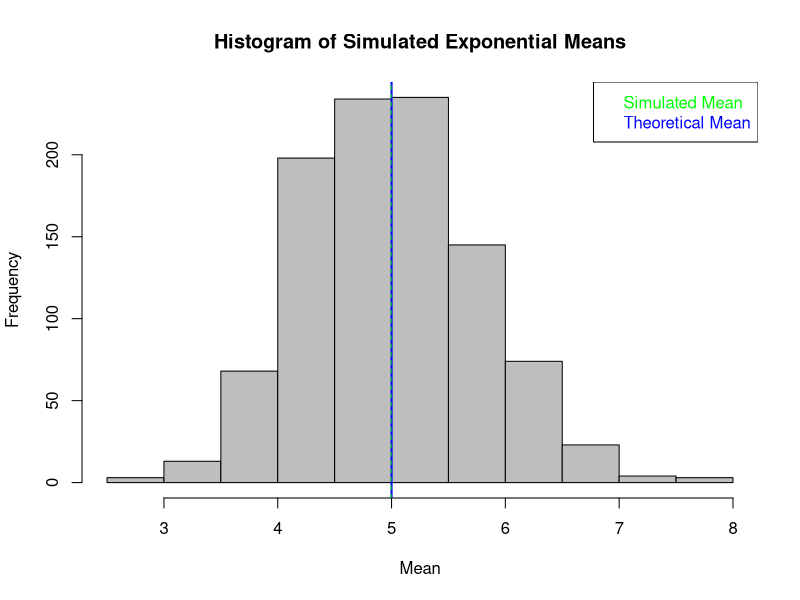

The R source for this figure:
## ---- chunk 1
set.seed(16)

lambda <- 0.2
sd=mean=1/lambda
n<-40
nosims<-1000
data=rexp(n*nosims, lambda)

## ---- chunk 2
exD<- matrix(data,nrow=nosims)
exDmean<-apply(exD,1,mean)

##The sample mean of the simulated mean will be:
mean(exDmean)

##while the theoretical mean is 1 over lambda, which is:
print(mean)
## ---- chunk 3
hist(exDmean, xlab="Mean", main="Histogram of Simulated Exponential Means", col="grey"
     )
legend("topright", c("Simulated Mean", "Theoretical Mean"), text.col=c("green", "blue"))
abline(v=mean, col="blue", lwd=2)
abline(v=mean(exDmean),col="green", lty=2)
